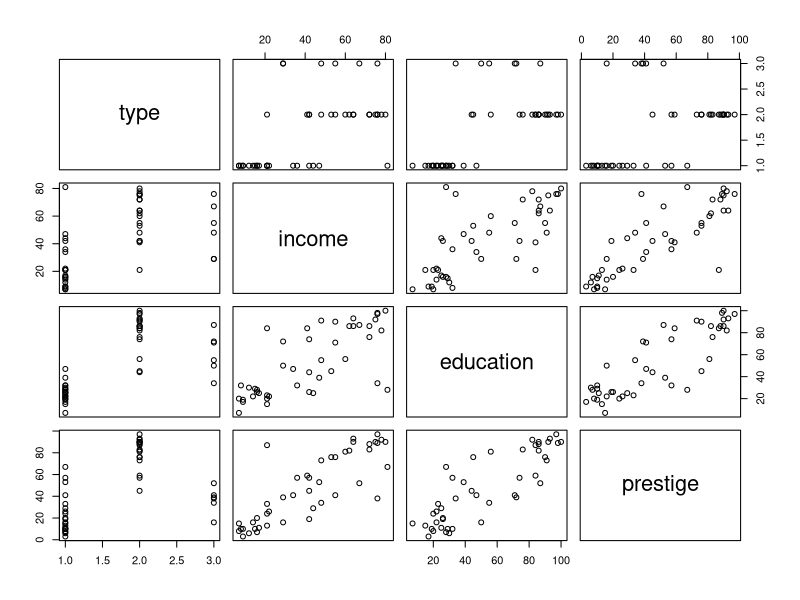
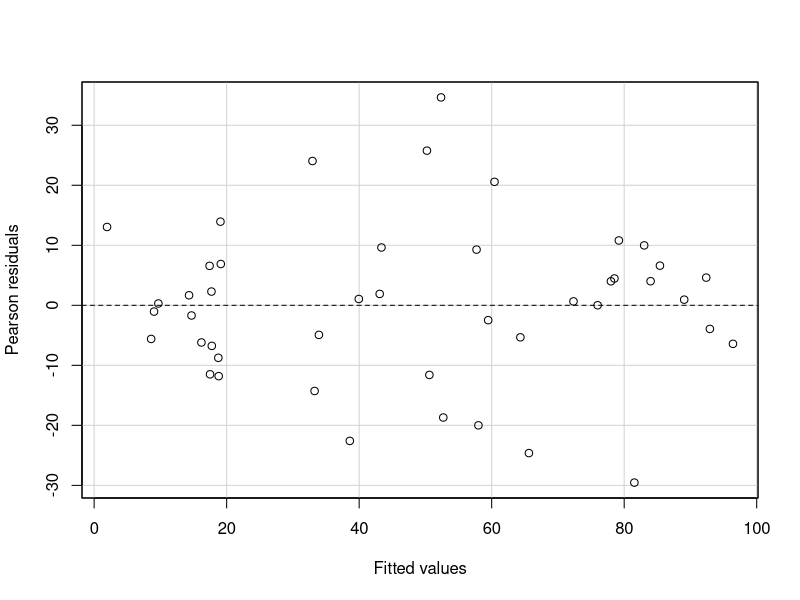
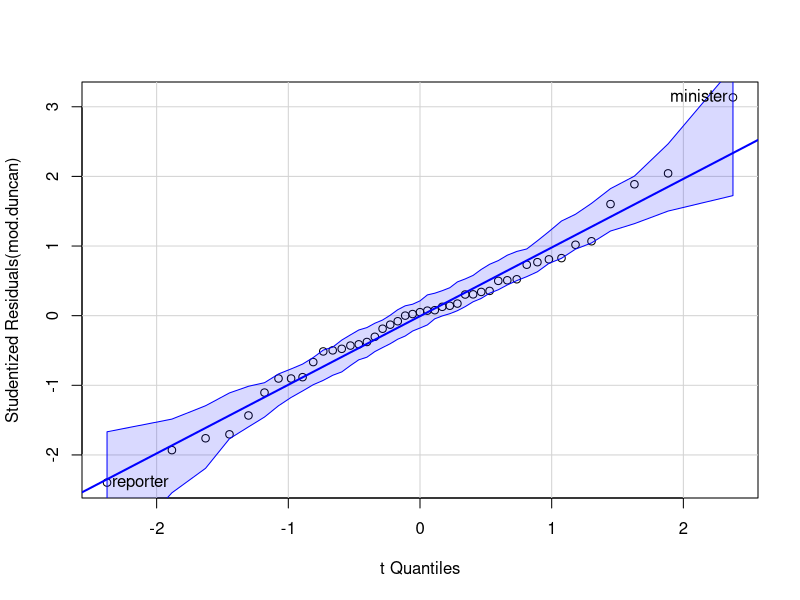
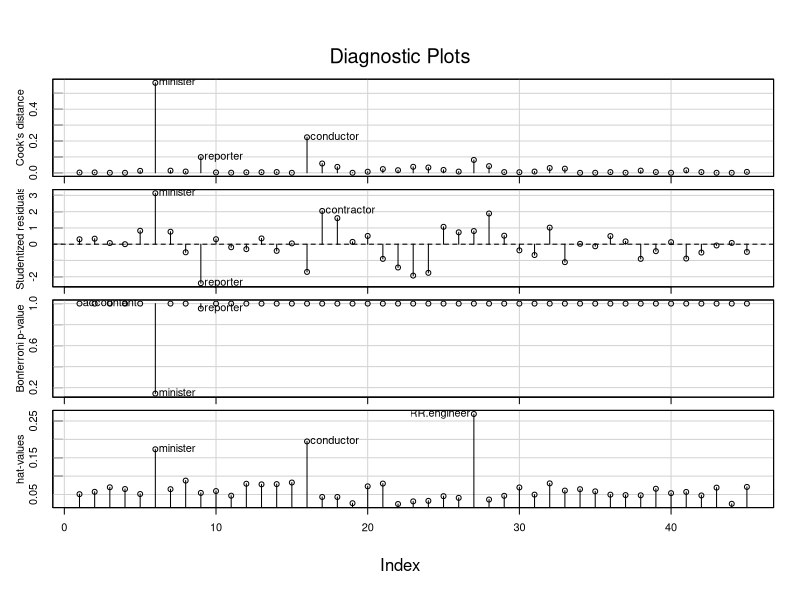
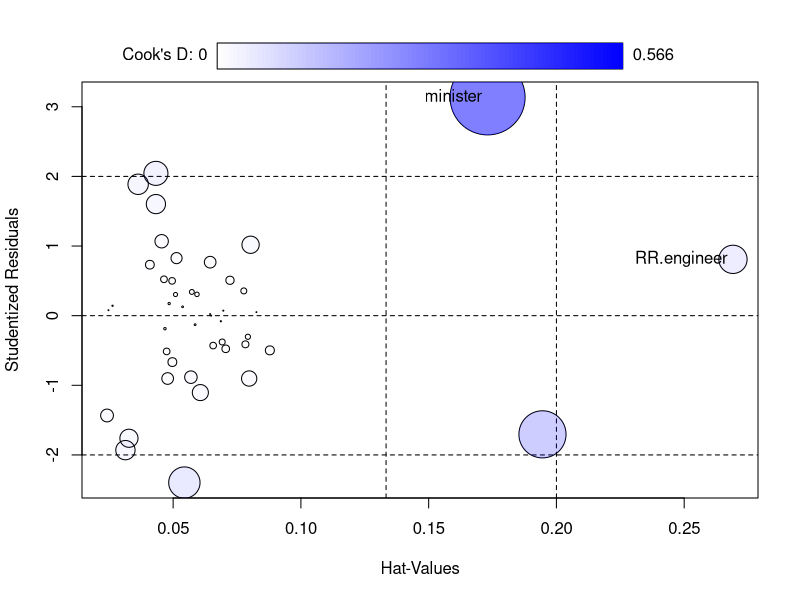
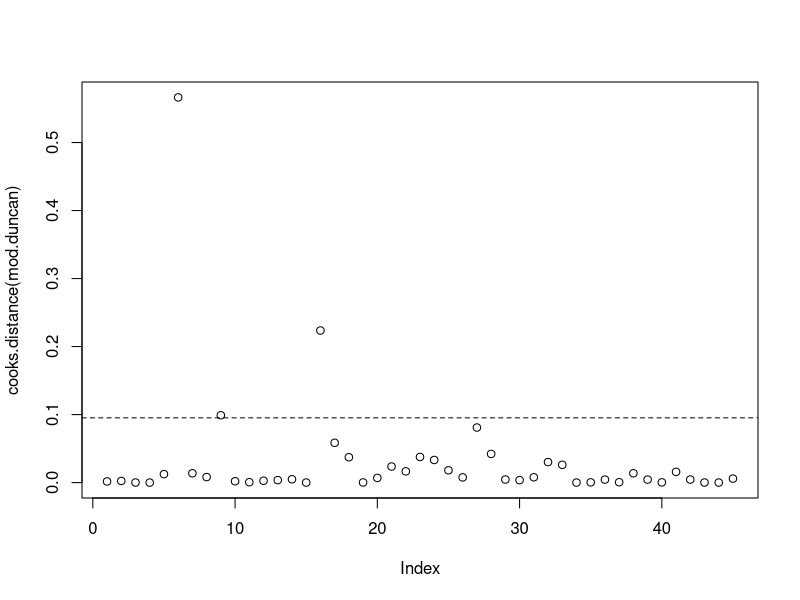
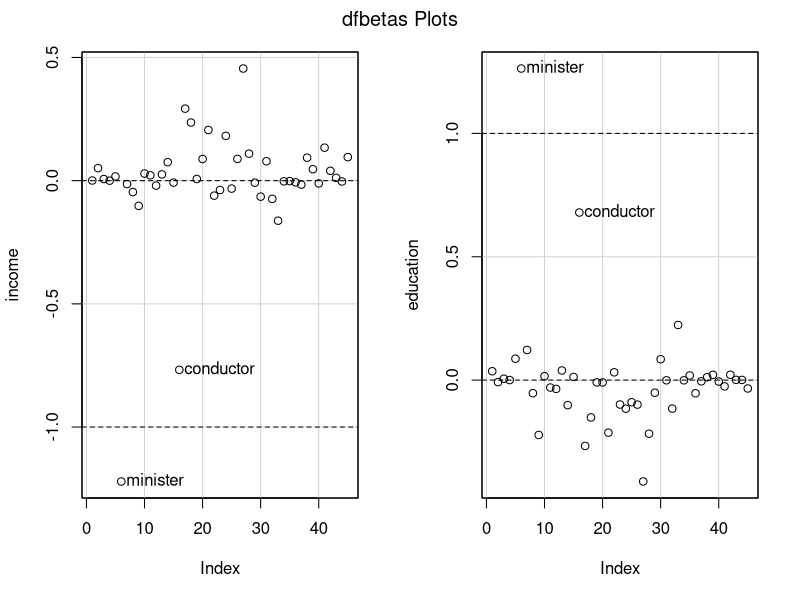
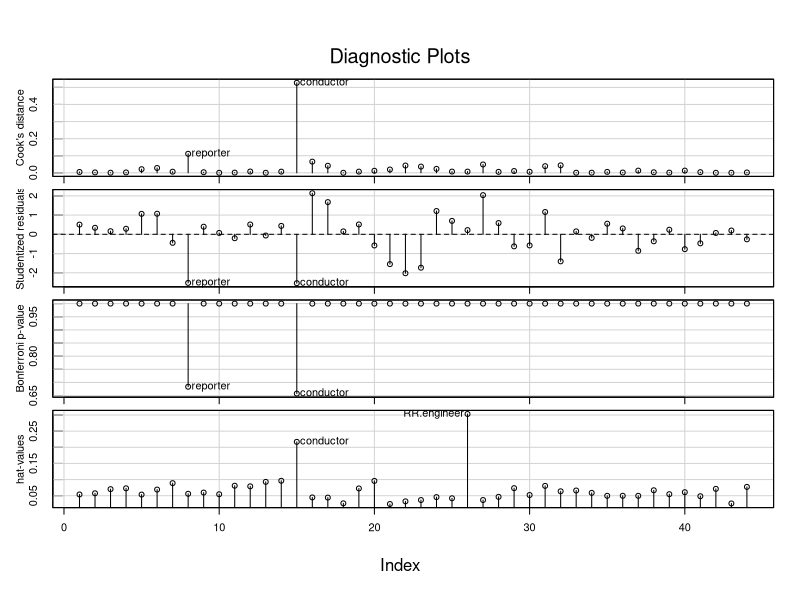

R code for these plots, in order:
library(car)
data(Duncan)
plot(Duncan)
mod.duncan <- lm(prestige~income+education,data=Duncan)
summary(mod.duncan)
residualPlot(mod.duncan,quadratic=F)
qqPlot(mod.duncan)

influenceIndexPlot(mod.duncan,id=list(n=3))
#第二張圖可以看出有一個參數minister標準差在3，可能會是一個outlier
outlierTest(mod.duncan)
#但經過baffaroni調整後(第三張圖)他的p-value變成0.2了，雖然小，但不顯著為outlier

influencePlot(mod.duncan,id=list(n=1))
p=length(mod.duncan$coef)
n=nrow(Duncan)
limit1 = (2*p)/n #limit1 for Hat-Values of Bubble plot
limit2 = (3*p)/n #limit2 for Hat-Values of Bubble plot
#兩個limit即為泡泡圖中的直的虛線
#泡泡的半徑為cook distance，看有沒有超過兩個limit

#Check influential case using cook's distance
plot(cooks.distance(mod.duncan))
abline(h=4/(n-p), lty=2)
identify(1:n,cooks.distance(mod.duncan), row.names(Duncan))

#Check influential case using dfbetas
dfbetasPlots(mod.duncan,id.n=2)




Duncan[rownames(Duncan)=='minister',]

newd <- Duncan[!rownames(Duncan)%in%c('minister'),]
m1 <- lm(prestige~income+education,data=newd)
influenceIndexPlot(m1,id=list(n=2))
n=nrow(newd)
plot(cooks.distance(m1))
abline(h=4/(n-p), lty=2)
identify(1:n,cooks.distance(m1), row.names(newd))
dfbetasPlots(m1,id.n=2)

compareCoefs(mod.duncan,m1,se=F)

newd1 <- newd[!rownames(newd)%in%c('conductor'),]
m2 <- lm(prestige~income+education,data=newd1)
influenceIndexPlot(m2,id=list(n=2))
n=nrow(newd1)
plot(cooks.distance(m2))
abline(h=4/(n-p), lty=2)
identify(1:n,cooks.distance(m2), row.names(newd1))
dfbetasPlots(m2,id.n=2)

compareCoefs(m1,m2,se=F)

newd2 <- newd1[!rownames(newd1)%in%c('reporter'),]
m3 <- lm(prestige~income+education,data=newd2)
influenceIndexPlot(m3,id.n=3)
n=nrow(newd2)
plot(cooks.distance(m3))
abline(h=4/(n-p), lty=2)
identify(1:n,cooks.distance(m3), row.names(newd2))
dfbetaPlots(m3,id.n=3)

compareCoefs(m2,m3,se=F)















